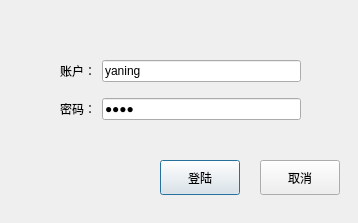
<?xml version="1.0" encoding="UTF-8"?>
<ui version="4.0">
 <class>AdminLogin</class>
 <widget class="QDialog" name="AdminLogin">
  <property name="geometry">
   <rect>
    <x>0</x>
    <y>0</y>
    <width>358</width>
    <height>223</height>
   </rect>
  </property>
  <property name="windowTitle">
   <string>登陆管理员</string>
  </property>
  <widget class="QPushButton" name="login_btn">
   <property name="geometry">
    <rect>
     <x>160</x>
     <y>160</y>
     <width>80</width>
     <height>35</height>
    </rect>
   </property>
   <property name="text">
    <string>登陆</string>
   </property>
  </widget>
  <widget class="QPushButton" name="cancel_btn">
   <property name="geometry">
    <rect>
     <x>260</x>
     <y>160</y>
     <width>80</width>
     <height>35</height>
    </rect>
   </property>
   <property name="text">
    <string>取消</string>
   </property>
  </widget>
  <widget class="QWidget" name="">
   <property name="geometry">
    <rect>
     <x>60</x>
     <y>50</y>
     <width>241</width>
     <height>81</height>
    </rect>
   </property>
   <layout class="QVBoxLayout" name="verticalLayout">
    <item>
     <layout class="QHBoxLayout" name="horizontalLayout">
      <item>
       <widget class="QLabel" name="id">
        <property name="text">
         <string>账户：</string>
        </property>
       </widget>
      </item>
      <item>
       <widget class="QLineEdit" name="id_edit">
        <property name="text">
         <string>yaning</string>
        </property>
       </widget>
      </item>
     </layout>
    </item>
    <item>
     <layout class="QHBoxLayout" name="horizontalLayout_2">
      <item>
       <widget class="QLabel" name="pass">
        <property name="text">
         <string>密码：</string>
        </property>
       </widget>
      </item>
      <item>
       <widget class="QLineEdit" name="pass_edit">
        <property name="text">
         <string>1234</string>
        </property>
        <property name="echoMode">
         <enum>QLineEdit::Password</enum>
        </property>
       </widget>
      </item>
     </layout>
    </item>
   </layout>
  </widget>
 </widget>
 <resources/>
 <connections>
  <connection>
   <sender>cancel_btn</sender>
   <signal>clicked()</signal>
   <receiver>AdminLogin</receiver>
   <slot>reject()</slot>
   <hints>
    <hint type="sourcelabel">
     <x>324</x>
     <y>197</y>
    </hint>
    <hint type="destinationlabel">
     <x>194</x>
     <y>121</y>
    </hint>
   </hints>
  </connection>
 </connections>
</ui>
